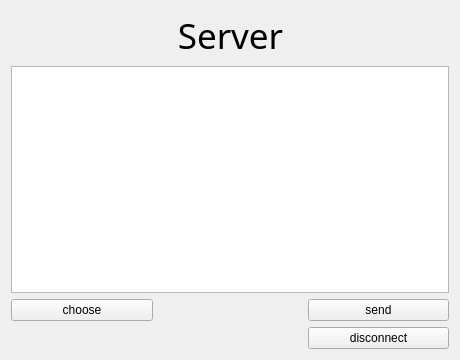
<?xml version="1.0" encoding="UTF-8"?>
<ui version="4.0">
 <class>serverWidget</class>
 <widget class="QWidget" name="serverWidget">
  <property name="geometry">
   <rect>
    <x>0</x>
    <y>0</y>
    <width>460</width>
    <height>360</height>
   </rect>
  </property>
  <property name="windowTitle">
   <string>serverWidget</string>
  </property>
  <layout class="QGridLayout" name="gridLayout">
   <item row="2" column="0">
    <widget class="QPushButton" name="buttonFile">
     <property name="text">
      <string>choose</string>
     </property>
    </widget>
   </item>
   <item row="1" column="0" colspan="3">
    <widget class="QTextEdit" name="textEdit"/>
   </item>
   <item row="0" column="1">
    <widget class="QLabel" name="label">
     <property name="font">
      <font>
       <family>Rockwell</family>
       <pointsize>26</pointsize>
      </font>
     </property>
     <property name="text">
      <string>Server</string>
     </property>
     <property name="alignment">
      <set>Qt::AlignCenter</set>
     </property>
    </widget>
   </item>
   <item row="0" column="2">
    <spacer name="horizontalSpacer_3">
     <property name="orientation">
      <enum>Qt::Horizontal</enum>
     </property>
     <property name="sizeHint" stdset="0">
      <size>
       <width>40</width>
       <height>20</height>
      </size>
     </property>
    </spacer>
   </item>
   <item row="0" column="0">
    <spacer name="horizontalSpacer_2">
     <property name="orientation">
      <enum>Qt::Horizontal</enum>
     </property>
     <property name="sizeHint" stdset="0">
      <size>
       <width>40</width>
       <height>20</height>
      </size>
     </property>
    </spacer>
   </item>
   <item row="2" column="1">
    <spacer name="horizontalSpacer">
     <property name="orientation">
      <enum>Qt::Horizontal</enum>
     </property>
     <property name="sizeHint" stdset="0">
      <size>
       <width>143</width>
       <height>20</height>
      </size>
     </property>
    </spacer>
   </item>
   <item row="2" column="2">
    <widget class="QPushButton" name="buttonSend">
     <property name="text">
      <string>send</string>
     </property>
    </widget>
   </item>
   <item row="3" column="2">
    <widget class="QPushButton" name="pushButton">
     <property name="text">
      <string>disconnect</string>
     </property>
    </widget>
   </item>
  </layout>
 </widget>
 <resources/>
 <connections/>
</ui>
